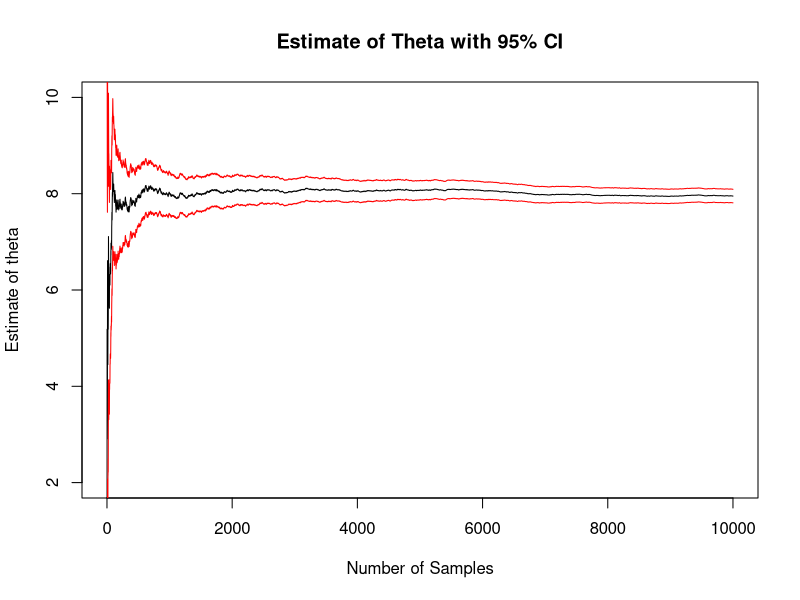
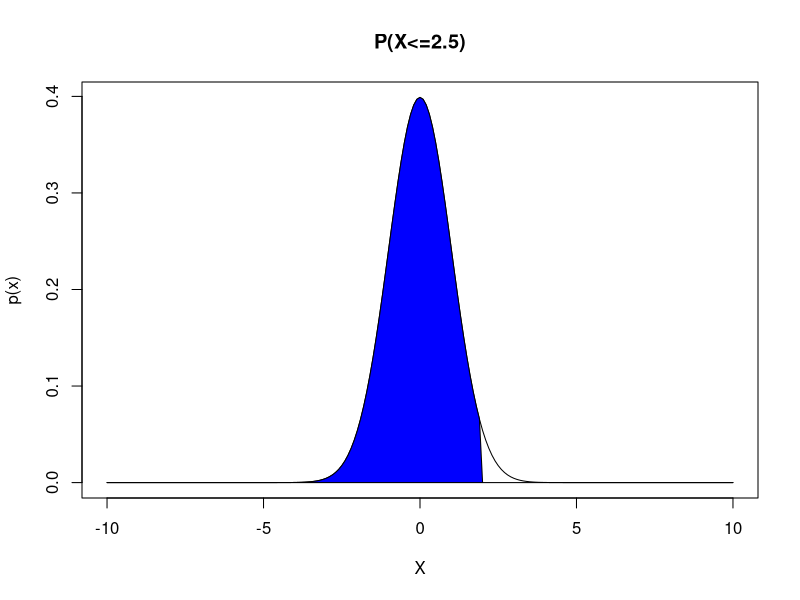
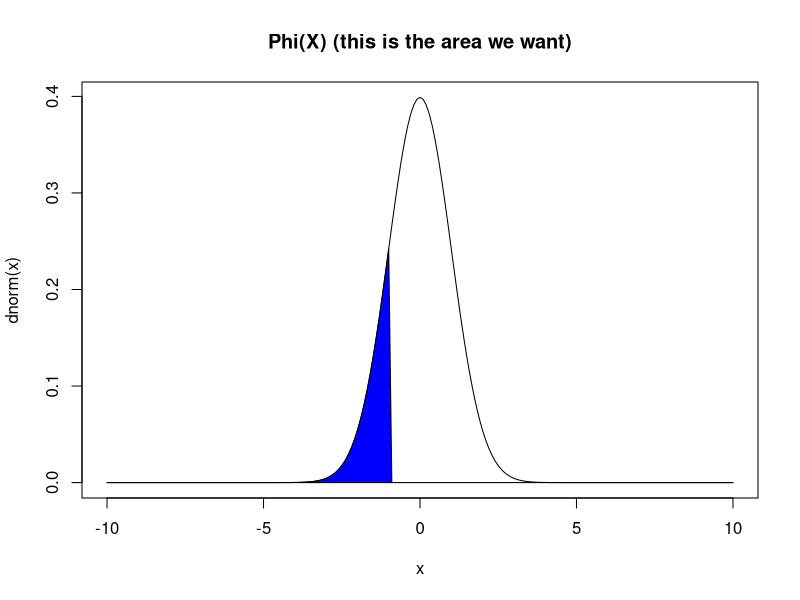
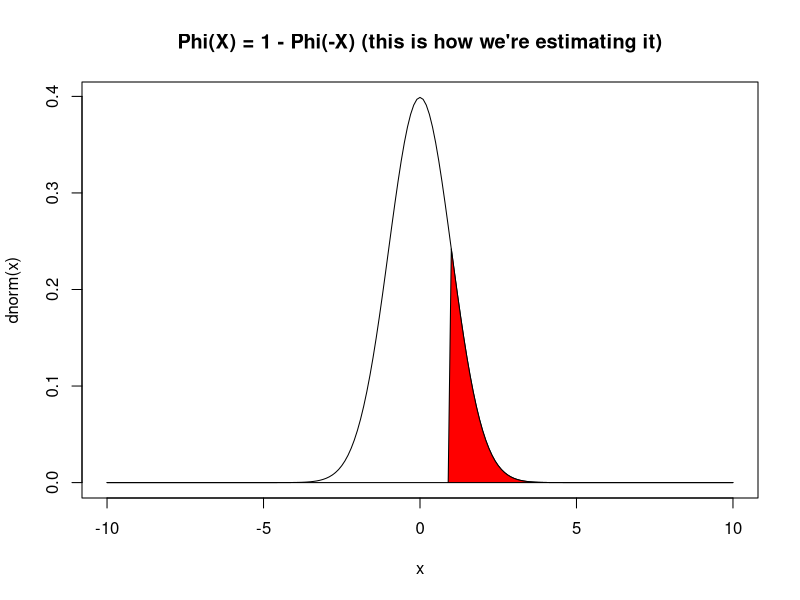
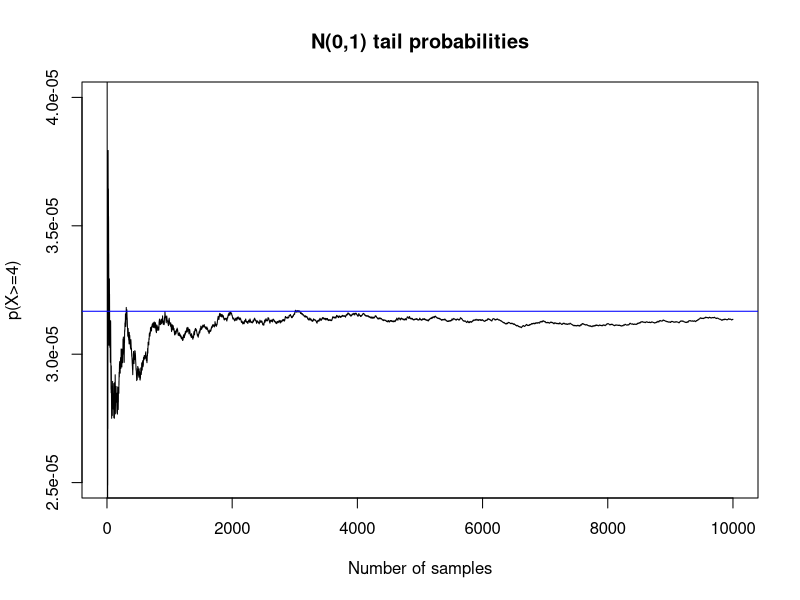
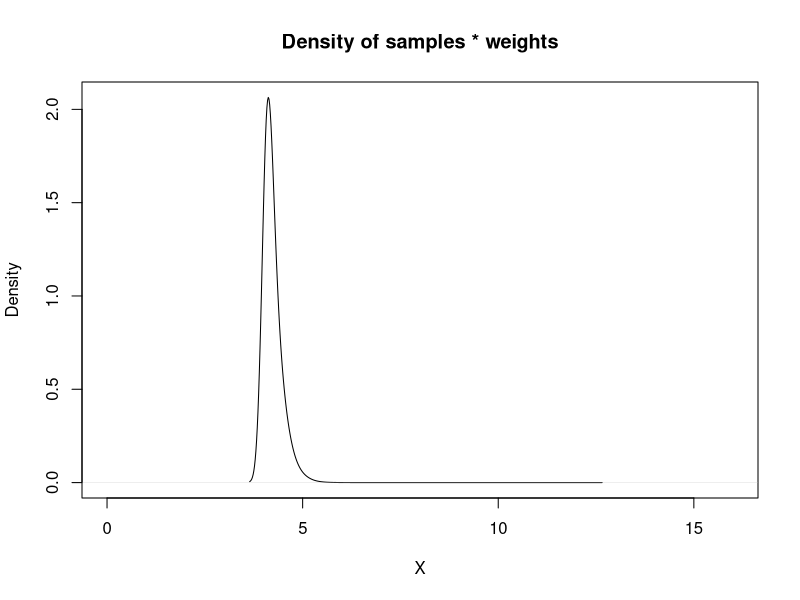
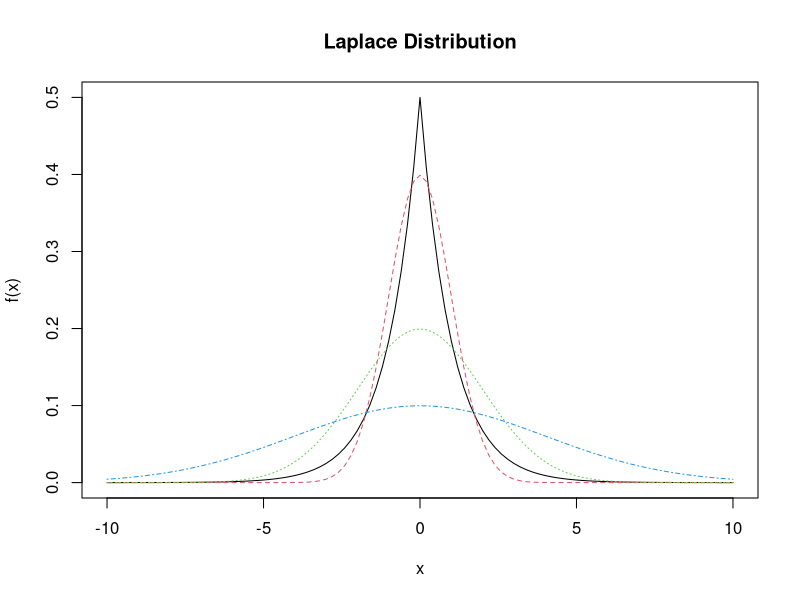
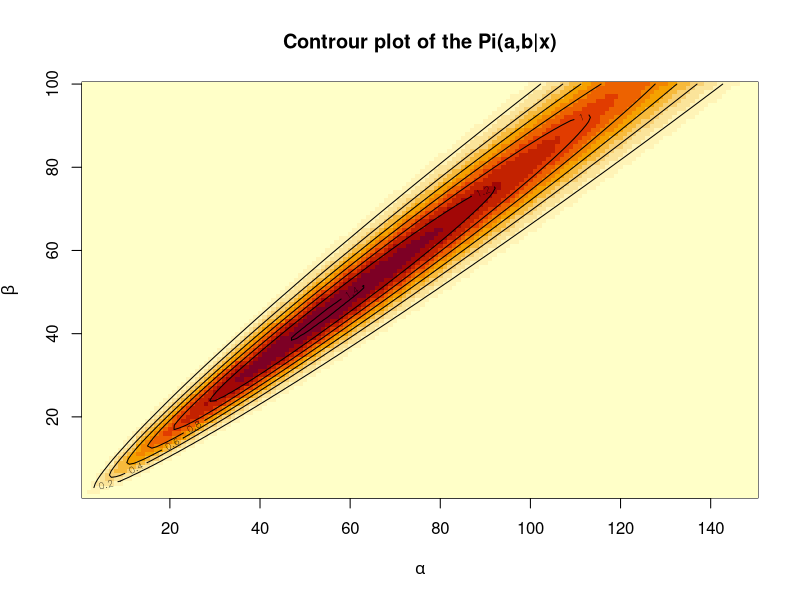

These charts were generated, in order, by the following R code:
## ---- chunk 1
N = 10000 ## sample size

h <- function(x) { 3*x^2 } ## function of interest, h(x)

X <- runif(n = N, min = 0, max = 2)  ## samples from f(x)

v = 2 * mean(h(X)) ## 2 * E[h(x)]

print(v) ## approximately 8


## ---- chunk 2
N = 10000 ## sample size

h <- function(x) { 3*x^2 } ## function of interest, h(x)

X <- runif(n = N, min = 0, max = 2)  ## samples from f(x)
h_values <- 2 * h(X)

cumMean <- function(x, n){
  num = cumsum(x)
  denom = 1:n
  result = num/denom
  return(result)
}


cumSE <- function(x, n){
  m = mean(x)
  num = sqrt(cumsum((x - m)^2))
  denom = 1:n
  result = num/denom ## cummulative mean of (x_i - theta)^2
  return(result)
}

thetas = cumMean(h_values, N)
SE = cumSE(h_values, N)

plot(x = 1:N, y = thetas, type = "l", ylim = c(2, 10), xlab = "Number of Samples",
     ylab = "Estimate of theta",
     main = "Estimate of Theta with 95% CI")
lines(x = 1:N, y = thetas + 1.96*SE, col = "red") ## CI
lines(x = 1:N, y = thetas - 1.96*SE, col = "red") ## CI

## ---- chunk 3
## final estimate
thetaHat = mean(h_values)
se <- sd(x = h_values)/sqrt(N)
ci <- thetaHat + 1.96*c(-1,1) * se

print("Theta estimate: ")
print(thetaHat)
print("Confidence Intervals")
print(ci)

## ---- chunk 4
x <- seq(from = -10, to = 10, by = 0.1)

out = dnorm(x)
out[x >= 2] = 0

plot(x, dnorm(x), type = "l", main = "P(X<=2.5)", 
     xlab = "X", ylab = "p(x)")
polygon(x, out, col = "blue")

## ---- chunk 5
N = 10000
x = 2.5
t = runif(N, 0, 2.5)
p = 0.5 + 1/sqrt(2*pi) * mean(x * exp(-t^2 / 2))

print(p)
print(x = pnorm(q = 2.5, lower.tail = TRUE))

## ---- chunk 6
x <- seq(from = -10, to = 10, by = 0.1)

out = dnorm(x)
out[x > -1] = 0

plot(x, dnorm(x), type = "l", main = "Phi(X) (this is the area we want)")
polygon(x, out, col = "blue")


out = dnorm(x)
out[x < 1] = 0

plot(x, dnorm(x), type = "l", main = "Phi(X) = 1 - Phi(-X) (this is how we're estimating it)")
polygon(x, out, col = "red")

## ---- chunk 7
N = 10000
x = 3.2
Z = rnorm(N)
p_val = mean(Z <= x)
print(p_val)
print(sum(Z > x)) ## few samples with Z > x



## ---- chunk 8
set.seed(9124555)
N = 10000
x = 4
t = rnorm(N) >= x ## looking at the lower tail
p_val = sum(t)/N
print(sum(t)) ## only 1 sample greater or equal to 4
print(p_val)

## compare this with
RPval = pnorm(q = 4, lower.tail = FALSE) ## lower tail
print(RPval)
## ---- chunk 9

N = 10^4
t = 4
X = rexp(N) + t
w = dnorm(X)/dexp(X - t) ## importance sampling weights dnorm/dexp(x-4)

theta = mean(w)
cumTheta = cumsum(w) / 1:N

plot(cumTheta, type = "l", main = "N(0,1) tail probabilities",
     xlab = "Number of samples", ylab = "p(X>=4)",
     ylim = c(2.5 * 10^(-5), 4 * 10^(-5)))
abline(a = pnorm(t, lower.tail = FALSE), b = 0, col = "blue")

print(pnorm(t, lower.tail = FALSE))
print(theta) ## close results!

plot(density(X, weights=w/sum(w)), main = "Density of samples * weights",
     xlab = "X", ylab = "Density",
     xlim = c(0,16)) ## plot density of samples from Exp(x - 4) * weights

## ---- chunk 10
f <- function(x){
  out = (1/2) * exp(x = -1 * abs(x))
  return(out)
}

curve(expr = f, from = -10, to = 10, type = "l",
      main = "Laplace Distribution")

curve(expr = dnorm(x, sd = 1), from = -10, to = 10, type = "l",
      lty = 2, col = 2,
      add = TRUE)

curve(expr = dnorm(x, sd = 2), from = -10, to = 10, type = "l",
      lty = 3, col = 3,
      add = TRUE)


curve(expr = dnorm(x, sd = 4), from = -10, to = 10, type = "l",
      lty = 4, col = 4,
      add = TRUE)


## ---- chunk 11
N = 10000
x = rnorm(N)
w = f(x)/dnorm(x) 
theta <- mean(x = x^2 * w)
print(theta)


N = 10000
x = rnorm(N, sd = 2)
w = f(x)/dnorm(x) 
theta <- mean(x = x^2 * w)
print(theta)



N = 10000
x = rnorm(N, sd = 4)
w = f(x)/dnorm(x, sd = 4)
theta <- mean(x = x^2 * w)
print(theta)



## ---- chunk 12

posterior = function(a,b){
  x = exp(2*(lgamma(a+b) - lgamma(a) - lgamma(b)) + 
            a*log(0.3) + b* log(0.2))
  return(x)
}

a = 1:150
b = 1:100
post = outer(a,b,posterior)
image(a, b, post,
      xlab = expression(alpha), ylab = expression(beta),
      main = paste("Controur plot of the ", expression(Pi), "(a,b|x)", sep = ""))
contour(a, b, post, add = TRUE)



